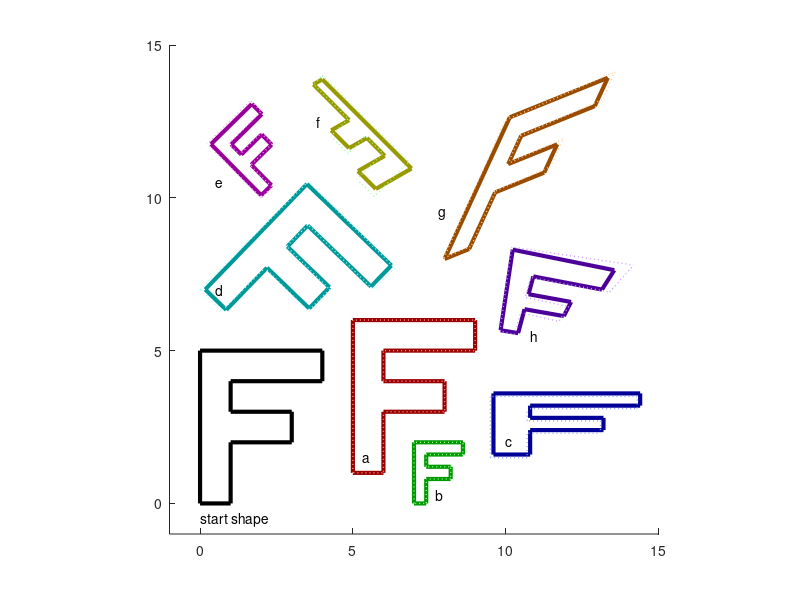

Write MATLAB code to recreate this figure.
% c = uisetcolor
%% Transforms Lab
%
% Task: edit the transforms in this cell to align the outlined shapes
%       with the dotted outlines of the same colour hue.

% (a) Translation.
T_a = [1 0 5; 0 1 1; 0 0 1];

% (b) Isotropic scale + translation.
T_b = [1 0 0; 0 1 0; 0 0 4] + [1 0 35; 0 1 0; 0 0 1];

% (c) Anisotropic scale + translation.
T_c = [5 0 0; 0 1 0; 0 0 4] + [1 0 48; 0 1 8; 0 0 1];

% (d) Rotation + translation.
b = 0.75+pi/4;
T_d = [cos(b) sin(b) 0; -sin(b) cos(b) 0; 0 0 1/2] + [1 0 1/4; 0 1 10.5; 0 0 1];

% (e) Isotropic scale + rotation + translation.
a = 0.95+pi/4;
T_e = [1/6 0 0; 0 1/6 0; 0 0 1] + [cos(a) -sin(a) 0; sin(a) cos(a) 0; 0 0 1] + [1 0 6; 0 1 30.25; 0 0 1];

% (f) Anisotropic scale + rotation + translation.
c = pi/2;
T_f = [-0.75 2.5 0; 0 -2.5 0; 0 0 4] + [cos(c) sin(c) 0; -sin(c) cos(c) 0; 0 0 1] + [-1 0 24; 0 -1 83.25; 0 0 1];

% (g) Fully affine.
d = pi/4;
T_g = [1.5 1 0; 2 2 0; 0 0 2] + [cos(d) sin(d) 0; -sin(d) cos(d) 0; 0 0 1] + [1 0 32; 0 1 32; 0 0 1];

% (h) Perspective.
e = pi/4 - 0.5;
T_h = [4 -4 0; 0 -0.2 0; 0.05 -0.41 4] + [cos(e) sin(e) 0; -sin(e) cos(e) 0; 0 0 1] + [-1 0 59; 0 -1 34; 0 0 1];


%% Apply transformations and draw the results -- DO NOT EDIT BELOW LINE.

% Start shape: a 2D pologyon in the shape of an 'F'.
p = [0 0 4 4 1 1 3 3 1 1 0; 0 5 5 4 4 3 3 2 2 0 0; 1 1 1 1 1 1 1 1 1 1 1];

% Apply the defined transforms to the input shape.
p_a = T_a * p;
p_b = T_b * p;
p_c = T_c * p;
p_d = T_d * p;
p_e = T_e * p;
p_f = T_f * p;
p_g = T_g * p;
p_h = T_h * p;

% Set up axes.
figure;
hold on;
axis equal;
axis([-1 15 -1 15]);

% Draw the transformed shapes.
plot(p_a(1,:) ./ p_a(3,:), p_a(2,:) ./ p_a(3,:), 'Color', [0.6 0   0  ], 'LineWidth', 3);
plot(p_b(1,:) ./ p_b(3,:), p_b(2,:) ./ p_b(3,:), 'Color', [0   0.6 0  ], 'LineWidth', 3);
plot(p_c(1,:) ./ p_c(3,:), p_c(2,:) ./ p_c(3,:), 'Color', [0   0   0.6], 'LineWidth', 3);
plot(p_d(1,:) ./ p_d(3,:), p_d(2,:) ./ p_d(3,:), 'Color', [0   0.6 0.6], 'LineWidth', 3);
plot(p_e(1,:) ./ p_e(3,:), p_e(2,:) ./ p_e(3,:), 'Color', [0.6 0   0.6], 'LineWidth', 3);
plot(p_f(1,:) ./ p_f(3,:), p_f(2,:) ./ p_f(3,:), 'Color', [0.6 0.6 0  ], 'LineWidth', 3);
plot(p_g(1,:) ./ p_g(3,:), p_g(2,:) ./ p_g(3,:), 'Color', [0.6 0.3 0  ], 'LineWidth', 3);
plot(p_h(1,:) ./ p_h(3,:), p_h(2,:) ./ p_h(3,:), 'Color', [0.3 0   0.6], 'LineWidth', 3);

% Initial shape and location.
text(0, -0.5, 'start shape'); plot(p(1,:), p(2,:), 'k', 'LineWidth', 3);

% Target shapes.
text( 5.3,  1.5, 'a'); plot([5 5 9 9 6 6 8 8 6 6 5], [1 6 6 5 5 4 4 3 3 1 1], ':', 'Color', [1 0.6 0.6], 'LineWidth', 1);
text( 7.7,  0.3, 'b'); plot([7 7 8.6 8.6 7.4 7.4 8.2 8.2 7.4 7.4 7], [0 2 2 1.6 1.6 1.2 1.2 0.8 0.8 0 0], ':', 'Color', [0.6 1 0.6], 'LineWidth', 1);
text(10,    2,   'c'); plot([9.5 9.5 14.3 14.3 10.7 10.7 13.1 13.1 10.7 10.7 9.5], [1.5 3.5 3.5 3.1 3.1 2.7 2.7 2.3 2.3 1.5 1.5], ':', 'Color', [0.6 0.6 1], 'LineWidth', 1);
text( 0.5,  7,   'd'); plot([0 3.53553390593274 6.36396103067893 5.65685424949238 3.53553390593274 2.82842712474619 4.24264068711929 3.53553390593274 2.12132034355964 0.707106781186548 0], [7 10.5355339059327 7.70710678118655 7 9.12132034355964 8.4142135623731 7 6.29289321881345 7.70710678118655 6.29289321881345 7], ':', 'Color', [0.6 1 1], 'LineWidth', 1);
text( 0.5, 10.5, 'e'); plot([2 0.232233047033631 1.64644660940673 2 0.939339828220179 1.29289321881345 2 2.35355339059327 1.64644660940673 2.35355339059327 2], [10 11.7677669529664 13.1819805153395 12.8284271247462 11.7677669529664 11.4142135623731 12.1213203435596 11.7677669529664 11.0606601717798 10.3535533905933 10], ':', 'Color', [1 0.6 1], 'LineWidth', 1);
text( 3.8, 12.5, 'f'); plot([4 6.82842712474619 5.69705627484771 5.13137084989848 5.97989898732233 5.41421356237309 4.84852813742386 4.28284271247462 4.84852813742386 3.71715728752538 4], [14 11.1715728752538 10.0402020253553 10.6058874503046 11.4544155877284 12.0201010126777 11.4544155877284 12.0201010126777 12.5857864376269 13.7171572875254 14], ':', 'Color', [0.6 1 0.6], 'LineWidth', 1);
text( 7.8,  9.5, 'g'); plot([7.97487373415292 9.97487373415292 13.5748737341529 13.1748737341529 10.4748737341529 10.0748737341529 11.8748737341529 11.4748737341529 9.67487373415292 8.87487373415292 7.97487373415292], [8.02512626584708 12.5251262658471 14.1251262658471 13.2251262658471 12.0251262658471 11.1251262658471 11.9251262658471 11.0251262658471 10.2251262658471 8.42512626584708 8.02512626584708], ':', 'Color', [1 0.8 0.6], 'LineWidth', 1);
text(10.8,  5.5, 'h'); plot([9.812 10.1963302752294 14.1855010660981 13.4 10.8298217179903 10.6398305084746 12.0611940298507 11.7371879106439 10.4931163954944 10.2813455657492 9.812], [5.649 8.39266055045871 7.79957356076759 6.91607142857143 7.39059967585089 6.74435028248588 6.44328358208955 5.95532194480946 6.24530663329161 5.5249745158002 5.649], ':', 'Color', [0.8 0.6 1], 'LineWidth', 1);